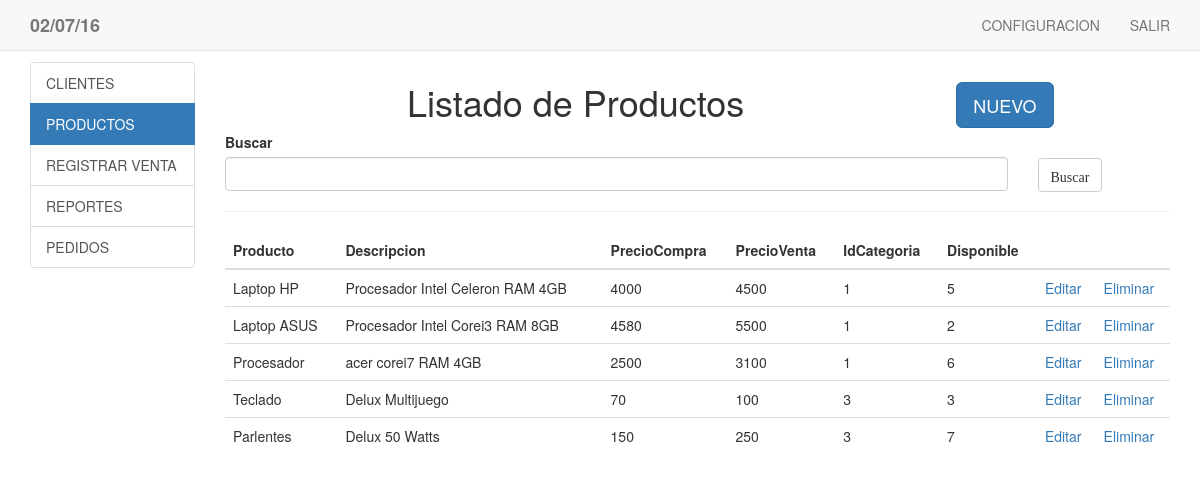
The page /productos.php on the database its author committed.
### tables this page shows
CREATE TABLE IF NOT EXISTS `productos` (
  `idProducto` int(10) NOT NULL AUTO_INCREMENT,
  `NombreProducto` varchar(60) DEFAULT NULL,
  `descripcion` varchar(255) DEFAULT NULL,
  `PrecioEntrada` float DEFAULT NULL,
  `PrecioSalida` float DEFAULT NULL,
  `Id_Categoria` int(11) DEFAULT NULL,
  `CantidadPorUnidad` int(5) DEFAULT NULL,
  PRIMARY KEY (`idProducto`),
  KEY `Id_Categoria` (`Id_Categoria`)
);

### productos.php (the view, shortened to what this page needs)
<?php
include_once('librerias/conexion.php');
include_once('librerias/cabecera.php');
$sql="select * from productos";
$result = $conexion->query($sql);
?>
<div class="container">
	<div class="row">
		<div class="col-md-2 col-lg-2" align="left">
				<div class="list-group">
							<a href="clientes.php" class="list-group-item">CLIENTES</a>
							<a href="#" class="list-group-item active">PRODUCTOS</a>
							<a href="venta.php" class="list-group-item">REGISTRAR VENTA</a>
							<a href="reportes.php" class="list-group-item">REPORTES</a>
							<a href="pedidos.php" class="list-group-item">PEDIDOS</a>
				</div>
		</div>
	<div class="col-md-10 col-lg-10">
		<div class="row">
			<div class="col-md-9">
				<h1><center>Listado de Productos</center></h1>
			</div>
			<div class="col-md-3"><br>
				<button class="btn btn-primary btn-lg " value="Nuevo" data-toggle="modal" data-target="#myModal">NUEVO</button>
		</div>
			</div>
		</div>
				<form method="post" action="productos.php">
					<div class="form-group">
							<label for="username">Buscar</label>
						<div class="row">
						<div class="col-md-10">
							<input type="text" class="form-control" name="buscar">
						</div>
						<div class="col-md-2">
							<input type="submit" class="btn btn-default glyphicon glyphicon-search" value="Buscar">
						</div>
									</div>
								</div>
				</form>
								<hr>
								<div class="row">
									<div class="col-md-12">
						<div class="table-responsive">
					<table class="table table-hover" border="0">
					<thead>
						<tr>
							<th>Producto</th>
							<th>Descripcion</th>
							<th>PrecioCompra</th>
							<th>PrecioVenta</th>
							<th>IdCategoria</th>
							<th>Disponible</th>
							<th></th>
							<th></th>
						</tr>
					</thead>
					<tbody>
						<?php
						if ($_POST) {
						if ($_POST['buscar']!="") {
						 $sql2 ="select * from productos where NombreProducto like '".$_POST['buscar']."%'";
							$result2 = $conexion->query($sql2);
						if ($result2->num_rows >0) {
							while ($row =$result2->fetch_array()) {
								echo "<tr><td>".$row['NombreProducto']."</td>";
								echo "<td>".$row['descripcion']."</td>";
								echo "<td>".$row['PrecioEntrada']."</td>";
								echo "<td>".$row['PrecioSalida']."</td>";
								echo "<td>".$row['Id_Categoria']."</td>";
								echo "<td>".$row['CantidadPorUnidad']."</td>";
								echo "<td>"."<a href='editarPro.php?id=".$row['idProducto']."'>Editar</a></td>";
								echo "<td>"."<a href='eliminarPro.php?id=".$row['idProducto']."'>Eliminar</a></td>";
								echo "</tr>";
							}
						}
							}else{
								while ($row = $result->fetch_array()) {
									echo "<tr><td>".$row['NombreProducto']."</td>";
								echo "<td>".$row['descripcion']."</td>";
								echo "<td>".$row['PrecioEntrada']."</td>";
								echo "<td>".$row['PrecioSalida']."</td>";
								echo "<td>".$row['Id_Categoria']."</td>";
								echo "<td>".$row['CantidadPorUnidad']."</td>";
								echo "<td>"."<a href='editarPro.php?id=".$row['idProducto']."'>Editar</a></td>";
								echo "<td>"."<a href='eliminarPro.php?id=".$row['idProducto']."'>Eliminar</a></td>";
								echo "</tr>";
								}
							}
							}else{
								while ($row = $result->fetch_array()) {
										echo "<tr><td>".$row['NombreProducto']."</td>";
										echo "<td>".$row['descripcion']."</td>";
										echo "<td>".$row['PrecioEntrada']."</td>";
										echo "<td>".$row['PrecioSalida']."</td>";
										echo "<td>".$row['Id_Categoria']."</td>";
										echo "<td>".$row['CantidadPorUnidad']."</td>";
										echo "<td>"."<a href='editarPro.php?id=".$row['idProducto']."'>Editar</a></td>";
										echo "<td>"."<a href='eliminarPro.php?id=".$row['idProducto']."'>Eliminar</a></td>";
										echo "</tr>";
								}
							}
									?>
									</tbody>
					</table>
						</div>
									</div>
								</div>
		</div>
	</div>
<?php
include_once('librerias/pie.php');
?>

### librerias/cabecera.php (shortened to what this page needs)
<!DOCTYPE html>
<html>
<head>
    <link href="css/bootstrap.min.css" rel="stylesheet">
    <link href="css/font-awesome.min.css" rel="stylesheet">
</head>
<body background="img/f1.jpg">
<div class="navbar navbar-default bs-dos-nav navbar-fixed-top sticky-navigation navbar-color-green" role="navigation">
		<div class="container">
			<div class="navbar-header">
				<?php
			echo "<b class='navbar-brand'>".strftime("%d/%m/%y")."</b>";
		?>
			</div>
			<nav class="collapse navbar-collapse" id="rock-navigation">
				<ul class="nav navbar-nav navbar-right main-navigation text-uppercase">
					<li><a href="configuracion.php" class="smoothScroll" >CONFIGURACION</a></li>
					<li><a href="salir.php" class="smoothScroll">SALIR</a></li>
				</ul>
			</nav>
		</div>
	</div>

### librerias/pie.php
</body>
</html>

### rows shown on the page
productos: NombreProducto "Laptop HP", descripcion "Procesador Intel Celeron RAM 4GB", PrecioEntrada "4000", PrecioSalida "4500", Id_Categoria "1", CantidadPorUnidad "5"
productos: NombreProducto "Laptop ASUS", descripcion "Procesador Intel Corei3 RAM 8GB", PrecioEntrada "4580", PrecioSalida "5500", Id_Categoria "1", CantidadPorUnidad "2"
productos: NombreProducto "Procesador", descripcion "acer corei7 RAM 4GB", PrecioEntrada "2500", PrecioSalida "3100", Id_Categoria "1", CantidadPorUnidad "6"
productos: NombreProducto "Teclado", descripcion "Delux Multijuego", PrecioEntrada "70", PrecioSalida "100", Id_Categoria "3", CantidadPorUnidad "3"
productos: NombreProducto "Parlentes", descripcion "Delux 50 Watts", PrecioEntrada "150", PrecioSalida "250", Id_Categoria "3", CantidadPorUnidad "7"

### other values the page prints
strftime("%d/%m/%y") "02/07/16"
